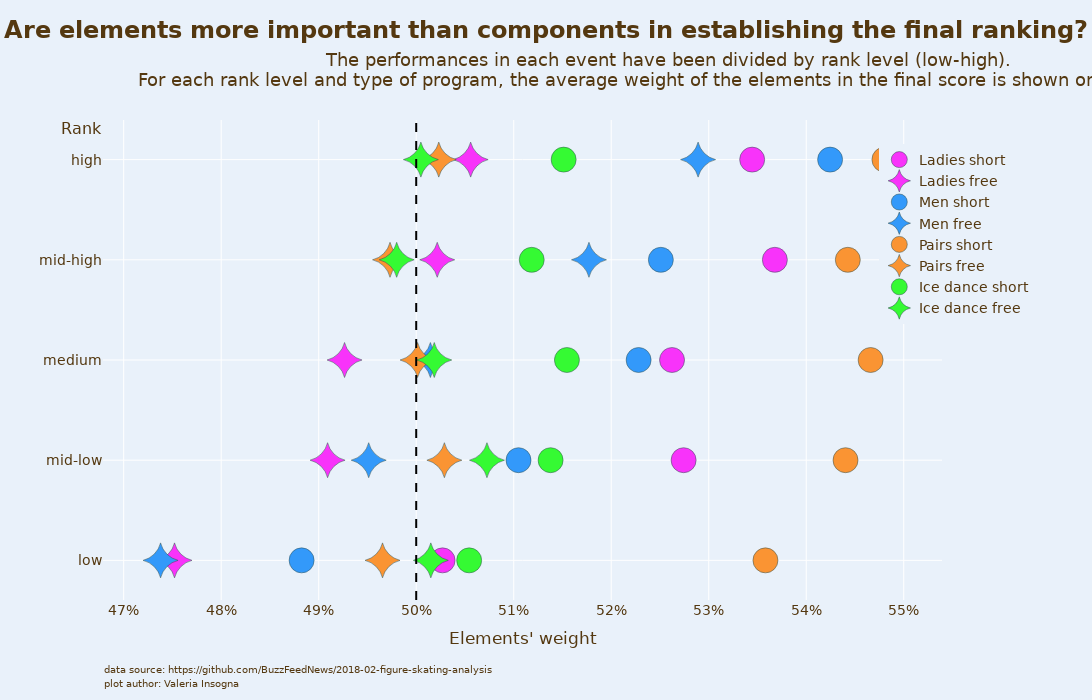

Notebook code for this chart:
### Markdown cell above
## 2. Final plot

### Code cell
bubble = px.scatter(
    medie2, x="weight_elem", y="rank_perc_cat",
    symbol="category",
    color="category",
    # Assign color to categories using list_colors:
    color_discrete_map=palette,
    # Choose marker type according to category: 
    symbol_sequence=['circle','star-diamond','circle','star-diamond','circle','star-diamond','circle', 'star-diamond'],
    # title='Rank: components vs elements score for each performance',
    log_x=False,
    labels={
        "category": "Category",  
        "rank_perc_cat": "Rank", 
        "weight_elem": "Elements' weight",
        "rank_perc": "Rank percentage"
    },
    hover_data={"rank_perc":True},
    category_orders={ # replaces default order by column name
        "category": ['Ladies short','Ladies free','Men short','Men free','Pairs short','Pairs free','Ice dance short', 'Ice dance free']
    }
)
bubble['layout']['yaxis']['autorange'] = "reversed"
bubble.layout.xaxis.tickformat = '0%'
bubble.update_traces(
    marker=dict(line=dict(width=0.5, color='DarkSlateGrey'), size=25),
    selector=dict(mode="markers"),  
)
bubble.add_vline(x=0.5, line_width=2, line_dash="dash", line_color="black", opacity=1, name="equilibrium")

#general features
bubble.update_layout(width=1315,
                     height=700,
                     plot_bgcolor='#E9F1FA',
                     paper_bgcolor='#E9F1FA',
                     
                     #margins
                     margin=dict(l=100, r=150, t=120, b=100),
                     
                     #legend
                     legend=dict(yanchor="bottom",
                                 xanchor="right",
                                 #orientation="h",
                                 # change title of legend:
                                 title_text="",
                                 y=0.575,
                                 x=1.11),
                     
                     #title
                     title={'text': "<b>Are elements more important than components in establishing the final ranking?</b>",
                             'y':0.97,
                             'x':0.5,
                             'xanchor': 'center',
                             'yanchor': 'top'},
                     title_font={'family': 'DejaVu Sans',
                                  'size': 24,
                                  'color': '#543810'},
                     
                     #general font
                     font={'family': 'DejaVu Sans',
                           'size': 14,
                           'color': '#543810'},
                    #change range x axis:
                    #xaxis_range=[0.47,0.56],
                    #change axis title font:
                    xaxis_title_font=dict(family='DejaVu Sans', size=17, color='#543810'),
                    yaxis_title="")
# sottotitolo riga 1
bubble.add_annotation(text = ("The performances in each event have been divided by rank level (low-high)."),
                              showarrow=False,
                              x = 0, 
                              y = -0.14, 
                              xref='paper', 
                              yref='paper', 
                              xanchor='center', 
                              yanchor='top', 
                              xshift=565, 
                              yshift=620, 
                              font=dict(size=18, color="#543810", family='DejaVu Sans'), 
                              align="center")
# sottotitolo riga 2
bubble.add_annotation(text = ("For each rank level and type of program, the average weight of the elements in the final score is shown on the x-axis."),
                              showarrow=False,
                              x = 0, 
                              y = -0.14, 
                              xref='paper', 
                              yref='paper', 
                              xanchor='center', 
                              yanchor='top', 
                              xshift=565, 
                              yshift=600, 
                              font=dict(size=18, color="#543810", family='DejaVu Sans'), 
                              align="center")

# aggiungi autore e origine dati
bubble.add_annotation(text = "data source: https://github.com/BuzzFeedNews/2018-02-figure-skating-analysis",
                      showarrow=False,
                      x = 0, 
                      y = -0.15, 
                      xref='paper', 
                      yref='paper', 
                      xanchor='left', 
                      yanchor='bottom', 
                      xshift=-1, 
                      yshift=-5, 
                      font=dict(size=10, color="#543810", family='DejaVu Sans'), 
                      align="left")
bubble.add_annotation(text = "plot author: Valeria Insogna",
                      showarrow=False,
                      x = 0, 
                      y = -0.18, 
                      xref='paper', 
                      yref='paper', 
                      xanchor='left', 
                      yanchor='bottom', 
                      xshift=-1, 
                      yshift=-5, 
                      font=dict(size=10, color="#543810", family='DejaVu Sans'), 
                      align="left")
#titolo asse y riga 1
bubble.add_annotation(text = "Rank",
                   showarrow=False,
                   x = 0, 
                   y = -0.15, 
                   xref='paper', 
                   yref='paper', 
                   xanchor='left', 
                   yanchor='top', 
                   xshift=-44, 
                   yshift=555, 
                   font=dict(size=16, color="#543810", family='DejaVu Sans'), 
                   align="left")

### Figure 1 — Plotly figure (JSON) as saved in the notebook; plotly's stock layout.template omitted (floating-point values rounded to 4 significant figures)
{"data": [{"customdata": [[0.02941], [0.4], [0.5], [0.6667], [0.8333]], "hovertemplate": "Category=Ladies short<br>Elements' weight=%{x}<br>Rank=%{y}<br>Rank percentage=%{customdata[0]}<extra></extra>", "legendgroup": "Ladies short", "marker": {"color": "#F833FA", "line": {"color": "DarkSlateGrey", "width": 0.5}, "size": 25, "symbol": "circle"}, "mode": "markers", "name": "Ladies short", "orientation": "h", "showlegend": true, "type": "scatter", "x": [0.5345, 0.5368, 0.5262, 0.5274, 0.5027], "xaxis": "x", "y": ["high", "mid-high", "medium", "mid-low", "low"], "yaxis": "y"}, {"customdata": [[0.1667], [0.4], [0.5], [0.6667], [0.8333]], "hovertemplate": "Category=Ladies free<br>Elements' weight=%{x}<br>Rank=%{y}<br>Rank percentage=%{customdata[0]}<extra></extra>", "legendgroup": "Ladies free", "marker": {"color": "#F833FA", "line": {"color": "DarkSlateGrey", "width": 0.5}, "size": 25, "symbol": "star-diamond"}, "mode": "markers", "name": "Ladies free", "orientation": "h", "showlegend": true, "type": "scatter", "x": [0.5056, 0.5022, 0.4927, 0.4909, 0.4752], "xaxis": "x", "y": ["high", "mid-high", "medium", "mid-low", "low"], "yaxis": "y"}, {"customdata": [[0.09091], [0.3333], [0.5], [0.6667], [0.8333]], "hovertemplate": "Category=Men short<br>Elements' weight=%{x}<br>Rank=%{y}<br>Rank percentage=%{customdata[0]}<extra></extra>", "legendgroup": "Men short", "marker": {"color": "#3399FA", "line": {"color": "DarkSlateGrey", "width": 0.5}, "size": 25, "symbol": "circle"}, "mode": "markers", "name": "Men short", "orientation": "h", "showlegend": true, "type": "scatter", "x": [0.5424, 0.5251, 0.5228, 0.5105, 0.4882], "xaxis": "x", "y": ["high", "mid-high", "medium", "mid-low", "low"], "yaxis": "y"}, {"customdata": [[0.1], [0.3333], [0.5], [0.6667], [0.8333]], "hovertemplate": "Category=Men free<br>Elements' weight=%{x}<br>Rank=%{y}<br>Rank percentage=%{customdata[0]}<extra></extra>", "legendgroup": "Men free", "marker": {"color": "#3399FA", "line": {"color": "DarkSlateGrey", "width": 0.5}, "size": 25, "symbol": "star-diamond"}, "mode": "markers", "name": "Men free", "orientation": "h", "showlegend": true, "type": "scatter", "x": [0.5289, 0.5177, 0.5015, 0.4951, 0.4738], "xaxis": "x", "y": ["high", "mid-high", "medium", "mid-low", "low"], "yaxis": "y"}, {"customdata": [[0.125], [0.3333], [0.5], [0.6667], [0.8333]], "hovertemplate": "Category=Pairs short<br>Elements' weight=%{x}<br>Rank=%{y}<br>Rank percentage=%{customdata[0]}<extra></extra>", "legendgroup": "Pairs short", "marker": {"color": "#FA9433", "line": {"color": "DarkSlateGrey", "width": 0.5}, "size": 25, "symbol": "circle"}, "mode": "markers", "name": "Pairs short", "orientation": "h", "showlegend": true, "type": "scatter", "x": [0.548, 0.5443, 0.5466, 0.544, 0.5358], "xaxis": "x", "y": ["high", "mid-high", "medium", "mid-low", "low"], "yaxis": "y"}, {"customdata": [[0.1429], [0.3333], [0.5], [0.6667], [0.8333]], "hovertemplate": "Category=Pairs free<br>Elements' weight=%{x}<br>Rank=%{y}<br>Rank percentage=%{customdata[0]}<extra></extra>", "legendgroup": "Pairs free", "marker": {"color": "#FA9433", "line": {"color": "DarkSlateGrey", "width": 0.5}, "size": 25, "symbol": "star-diamond"}, "mode": "markers", "name": "Pairs free", "orientation": "h", "showlegend": true, "type": "scatter", "x": [0.5023, 0.4973, 0.5001, 0.5029, 0.4965], "xaxis": "x", "y": ["high", "mid-high", "medium", "mid-low", "low"], "yaxis": "y"}, {"customdata": [[0.03125], [0.3333], [0.5], [0.6667], [0.8333]], "hovertemplate": "Category=Ice dance short<br>Elements' weight=%{x}<br>Rank=%{y}<br>Rank percentage=%{customdata[0]}<extra></extra>", "legendgroup": "Ice dance short", "marker": {"color": "#35FA33", "line": {"color": "DarkSlateGrey", "width": 0.5}, "size": 25, "symbol": "circle"}, "mode": "markers", "name": "Ice dance short", "orientation": "h", "showlegend": true, "type": "scatter", "x": [0.5151, 0.5118, 0.5155, 0.5138, 0.5054], "xaxis": "x", "y": ["high", "mid-high", "medium", "mid-low", "low"], "yaxis": "y"}, {"customdata": [[0.1111], [0.3333], [0.5], [0.6667], [0.8333]], "hovertemplate": "Category=Ice dance free<br>Elements' weight=%{x}<br>Rank=%{y}<br>Rank percentage=%{customdata[0]}<extra></extra>", "legendgroup": "Ice dance free", "marker": {"color": "#35FA33", "line": {"color": "DarkSlateGrey", "width": 0.5}, "size": 25, "symbol": "star-diamond"}, "mode": "markers", "name": "Ice dance free", "orientation": "h", "showlegend": true, "type": "scatter", "x": [0.5005, 0.498, 0.5019, 0.5073, 0.5015], "xaxis": "x", "y": ["high", "mid-high", "medium", "mid-low", "low"], "yaxis": "y"}], "layout": {"annotations": [{"align": "center", "font": {"color": "#543810", "family": "DejaVu Sans", "size": 18}, "showarrow": false, "text": "The performances in each event have been divided by rank level (low-high).", "x": 0, "xanchor": "center", "xref": "paper", "xshift": 565, "y": -0.14, "yanchor": "top", "yref": "paper", "yshift": 620}, {"align": "center", "font": {"color": "#543810", "family": "DejaVu Sans", "size": 18}, "showarrow": false, "text": "For each rank level and type of program, the average weight of the elements in the final score is shown on the x-axis.", "x": 0, "xanchor": "center", "xref": "paper", "xshift": 565, "y": -0.14, "yanchor": "top", "yref": "paper", "yshift": 600}, {"align": "left", "font": {"color": "#543810", "family": "DejaVu Sans", "size": 10}, "showarrow": false, "text": "data source: https://github.com/BuzzFeedNews/2018-02-figure-skating-analysis", "x": 0, "xanchor": "left", "xref": "paper", "xshift": -1, "y": -0.15, "yanchor": "bottom", "yref": "paper", "yshift": -5}, {"align": "left", "font": {"color": "#543810", "family": "DejaVu Sans", "size": 10}, "showarrow": false, "text": "plot author: Valeria Insogna", "x": 0, "xanchor": "left", "xref": "paper", "xshift": -1, "y": -0.18, "yanchor": "bottom", "yref": "paper", "yshift": -5}, {"align": "left", "font": {"color": "#543810", "family": "DejaVu Sans", "size": 16}, "showarrow": false, "text": "Rank", "x": 0, "xanchor": "left", "xref": "paper", "xshift": -44, "y": -0.15, "yanchor": "top", "yref": "paper", "yshift": 555}], "font": {"color": "#543810", "family": "DejaVu Sans", "size": 14}, "height": 700, "legend": {"title": {"text": ""}, "tracegroupgap": 0, "x": 1.11, "xanchor": "right", "y": 0.575, "yanchor": "bottom"}, "margin": {"b": 100, "l": 100, "r": 150, "t": 120}, "paper_bgcolor": "#E9F1FA", "plot_bgcolor": "#E9F1FA", "shapes": [{"line": {"color": "black", "dash": "dash", "width": 2}, "name": "equilibrium", "opacity": 1, "type": "line", "x0": 0.5, "x1": 0.5, "xref": "x", "y0": 0, "y1": 1, "yref": "y domain"}], "title": {"font": {"color": "#543810", "family": "DejaVu Sans", "size": 24}, "text": "<b>Are elements more important than components in establishing the final ranking?</b>", "x": 0.5, "xanchor": "center", "y": 0.97, "yanchor": "top"}, "width": 1315, "xaxis": {"anchor": "y", "domain": [0, 1], "tickformat": "0%", "title": {"font": {"color": "#543810", "family": "DejaVu Sans", "size": 17}, "text": "Elements' weight"}}, "yaxis": {"anchor": "x", "autorange": "reversed", "domain": [0, 1], "title": {"text": ""}}}}
